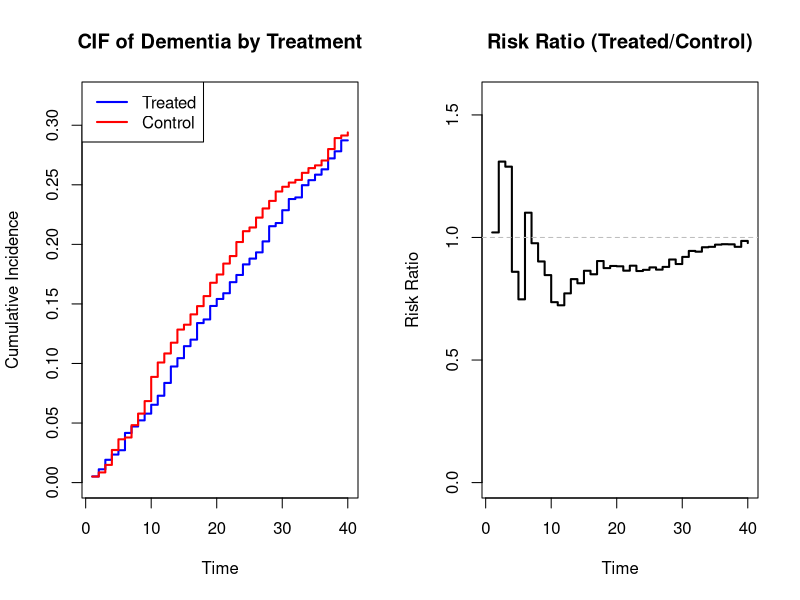
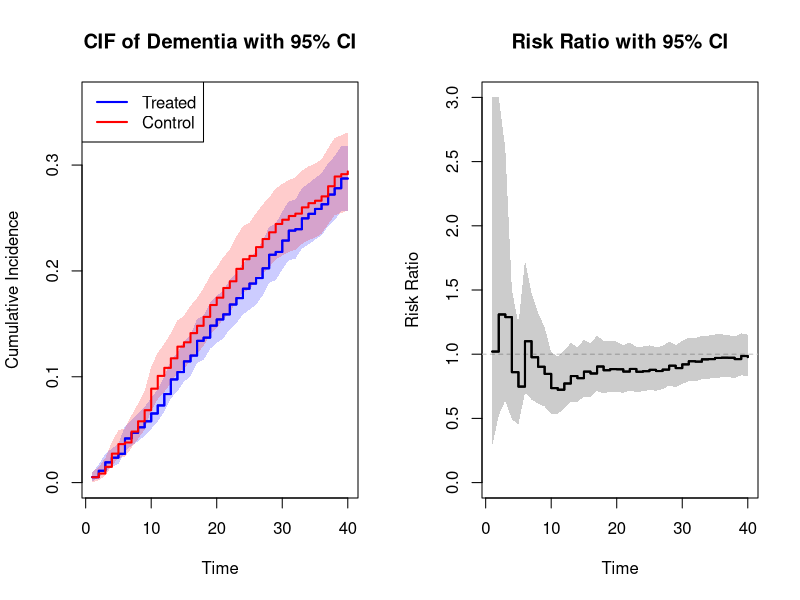

These figures' R source, in order:
## ---- chunk 1
#| label: setup
#| include: false
set.seed(42)
## ---- chunk 2
#| label: simulate-data
# Parameters
n <- 2000           # Sample size
t_interest <- 20    # Time point of interest for inference

# Step 1: Generate baseline covariates
age <- rnorm(n, mean = 65, sd = 10)
female <- rbinom(n, 1, 0.5)
comorbidity <- rpois(n, lambda = 2)

# Design matrix with intercept (n x q)
X <- cbind(1, age, female, comorbidity)
colnames(X) <- c("intercept", "age", "female", "comorbidity")
q <- ncol(X)  # Number of PS parameters
## ---- chunk 3
cat("Design matrix X dimensions:", dim(X), "\n")
cat("Number of PS parameters (q):", q, "\n")
## ---- chunk 4
#| label: simulate-treatment
# Step 2: Generate treatment assignment from propensity score model
# True model: logit P(A=1|X) = gamma_0 + gamma_1*age + gamma_2*female + gamma_3*comorbidity

gamma_true <- c(-1, 0.02, -0.3, 0.1)
names(gamma_true) <- colnames(X)

# True propensity scores
linear_pred_true <- X %*% gamma_true
ps_true <- plogis(linear_pred_true)

# Generate treatment assignment
A <- rbinom(n, 1, ps_true)
## ---- chunk 5
cat("True gamma:", gamma_true, "\n")
cat("Treatment prevalence:", mean(A), "\n")
cat("Propensity score range:", round(range(ps_true), 3), "\n")
## ---- chunk 6
#| label: simulate-outcomes
# Step 3: Generate competing risks outcomes
# Using Weibull distributions; treatment reduces dementia risk
# Generate competing risks outcomes

  # Baseline hazard parameters (Weibull distribution)

  # Dementia: treatment reduces risk
  shape_dementia <- 1.5
  scale_dementia_0 <- 50   # Control group baseline
  scale_dementia_1 <- 60   # Treatment group baseline
  
  # Death: treatment has smaller effect
  shape_death <- 1.2
  scale_death_0 <- 55
  scale_death_1 <- 58
  
  # Censor: independent of treatment
  shape_censor <- 1
  scale_censor <- 60

  end_of_study <- 40  # Administrative censoring 

  # Generate latent event times with covariate effects
  U_dementia <- runif(n)
  U_death <- runif(n)
  U_censor <- runif(n)
  
  # Weibull scale parameter adjusted by covariates and treatment
  # Scale = baseline_scale * exp(covariate_effects)
  # Higher scale = lower hazard = longer times
  
  # Dementia scale: affected by age (increases risk), female (protective), comorbidity (increases risk)
  scale_adj_dementia <- exp(-0.02 * (age - 65) + 0.15 * female - 0.05 * comorbidity)
  scale_dementia <- ifelse(A == 1,
                           scale_dementia_1 * scale_adj_dementia,
                           scale_dementia_0 * scale_adj_dementia)
  
  # Death scale: different covariate effects
  scale_adj_death <- exp(-0.03 * (age - 65) - 0.10 * female - 0.08 * comorbidity)
  scale_death <- ifelse(A == 1,
                        scale_death_1 * scale_adj_death,
                        scale_death_0 * scale_adj_death)
  
  # Weibull survival time: T = scale * (-log(U))^(1/shape)
  T_dementia <- scale_dementia * (-log(U_dementia))^(1/shape_dementia)
  T_death <- scale_death * (-log(U_death))^(1/shape_death)
  T_censor <- scale_censor * (-log(U_censor))^(1/shape_censor)


# Determine observed event (minimum of dementia and death times)
T_event <- pmin(T_dementia, T_death)
Delta_latent <- ifelse(T_dementia <= T_death, 1, 2)  # 1 = dementia, 2 = death

 
# Apply administrative censoring
T_obs <- pmin(T_event, T_censor, end_of_study)
Delta <- ifelse(T_event <= pmin(end_of_study, T_censor), Delta_latent, 0)  # 0 = censored

# Discretize time for easier computation
T_obs <- ceiling(T_obs)
T_obs[T_obs == 0] <- 1  # Minimum time is 1
max_time <- max(T_obs)

data.frame(age=round(age), female, comorbidity, A, T_obs, Delta)[1:10,]
## ---- chunk 7
# Summary
cat("\n=== Data Summary ===\n")
cat("Sample size:", n, "\n")
cat("Treated:", sum(A), "(", round(100*mean(A), 1), "%)\n")
cat("Dementia events:", sum(Delta == 1), "\n")
cat("Death events:", sum(Delta == 2), "\n")
cat("Censored:", sum(Delta == 0), "\n")
cat("Max observed time:", max_time, "\n")
## ---- chunk 8
#| label: fit-ps-model
# Fit logistic regression for propensity scores
ps_model <- glm(A ~ age + female + comorbidity, family = binomial)

# Extract estimates
gamma_hat <- coef(ps_model)
ps_hat <- fitted(ps_model)

# Compare estimated to true coefficients
comparison <- data.frame(
  Parameter = names(gamma_hat),
  True = gamma_true,
  Estimated = round(gamma_hat, 4)
)
print(comparison)
## ---- chunk 9
#| label: compute-weights
# IPW weights for each treatment arm
weights_1 <- A / ps_hat           # Weights for treated
weights_0 <- (1 - A) / (1 - ps_hat)  # Weights for control

## ---- chunk 10
#| label: compute-hazards
# Initialize storage for hazards
# NOTE: We compute h_dementia and h_star (overall), NOT h_death separately
h_dementia_1 <- h_star_1 <- numeric(max_time)
h_dementia_0 <- h_star_0 <- numeric(max_time)

# Compute hazards at each time point
for (t in 1:max_time) {
  # Indicators
  at_risk <- (T_obs >= t)                           # Still at risk at time t
  dementia_t <- (T_obs == t) & (Delta == 1)         # Dementia at time t
  any_event_t <- (T_obs == t) & (Delta %in% c(1,2)) # Any event (dementia OR death) at time t
  
  # Treated group (a = 1)
  denom_1 <- sum(weights_1 * at_risk)
  if (denom_1 > 0) {
    h_dementia_1[t] <- sum(weights_1 * at_risk * dementia_t) / denom_1
    h_star_1[t] <- sum(weights_1 * at_risk * any_event_t) / denom_1  # Overall hazard directly
  }
  
  # Control group (a = 0)
  denom_0 <- sum(weights_0 * at_risk)
  if (denom_0 > 0) {
    h_dementia_0[t] <- sum(weights_0 * at_risk * dementia_t) / denom_0
    h_star_0[t] <- sum(weights_0 * at_risk * any_event_t) / denom_0  # Overall hazard directly
  }
}
## ---- chunk 11
#Display hazards at selected time points
cat("Dementia hazards at selected times:\n")
times_show <- c(5, 10, 15, 20, 25)
hazard_table <- data.frame(
  Time = times_show,
  h_dementia_treated = round(h_dementia_1[times_show], 4),
  h_dementia_control = round(h_dementia_0[times_show], 4),
  h_star_treated = round(h_star_1[times_show], 4),
  h_star_control = round(h_star_0[times_show], 4)
)
print(hazard_table)
## ---- chunk 12
#| label: compute-cif
# Overall survival: S(t) = exp(-cumulative hazard)
# S[t] represents S(t-1) for indexing convenience
S_1 <- exp(-c(0, cumsum(h_star_1)[-max_time]))
S_0 <- exp(-c(0, cumsum(h_star_0)[-max_time]))

# CIF for dementia: F(t) = sum_{u=1}^t h(u) * S(u-1)
CIF_1 <- cumsum(h_dementia_1 * S_1)
CIF_0 <- cumsum(h_dementia_0 * S_0)

# Risk Ratio
RR <- CIF_1 / CIF_0
## ---- chunk 13
# Display results
cat("=== CIF Results at time", t_interest, "===\n")
cat("CIF (Treated):", round(CIF_1[t_interest], 4), "\n")
cat("CIF (Control):", round(CIF_0[t_interest], 4), "\n")
cat("Risk Ratio:   ", round(RR[t_interest], 4), "\n")
## ---- chunk 14
#| label: plot-cif-naive
#| fig-width: 10
#| fig-height: 5
# Plot CIF curves (without confidence bands for now)
par(mfrow = c(1, 2))

# CIF plot
plot(1:max_time, CIF_1, type = "s", col = "blue", lwd = 2,
     ylim = c(0, max(CIF_0, CIF_1) * 1.1),
     xlab = "Time", ylab = "Cumulative Incidence",
     main = "CIF of Dementia by Treatment")
lines(1:max_time, CIF_0, type = "s", col = "red", lwd = 2)
legend("topleft", c("Treated", "Control"), col = c("blue", "red"), lwd = 2)

# Risk Ratio plot
plot(1:max_time, RR, type = "s", col = "black", lwd = 2,
     ylim = c(0, max(RR[is.finite(RR)], na.rm = TRUE) * 1.2),
     xlab = "Time", ylab = "Risk Ratio",
     main = "Risk Ratio (Treated/Control)")
abline(h = 1, lty = 2, col = "gray")

par(mfrow = c(1, 1))
## ---- chunk 15
#| label: influence-components-description
cat("Components needed for influence function:\n\n")
cat("For Part A (direct influence):\n")
cat("  - U1_i: individual contribution to hazard estimating equation\n")
cat("  - D_beta: E[dU1/dbeta'] — derivative of U1 w.r.t. hazard\n\n")
cat("For Part B (PS correction):\n")
cat("  - G: E[dU1/dgamma'] — how U1 depends on PS parameters (through weights)\n")
cat("  - D_gamma: (E[dU2/dgamma'])^{-1} — from inverting the PS score derivative\n")
cat("  - U2_i: individual contribution to PS estimating equation\n")
## ---- chunk 16
#| label: compute-U2
# Score function U2: contribution from each observation
# U2_i = (A_i - p_hat_i) * X_i
# This is an n x q matrix

U2 <- (A - ps_hat) * X

cat("U2 dimensions:", dim(U2), "\n")
cat("(Each row is one observation's contribution to the score)\n\n")

# Verify: column sums should be approximately 0 (score equation solved)
cat("Column sums of U2 (should be ~0):\n")
print(round(colSums(U2), 10))
## ---- chunk 17
#| label: compute-D-gamma
# Compute D_gamma_inv = E[dU2/dgamma'] = -(1/n) * X' * W * X
# where W = diag(p_hat * (1 - p_hat))

W_ps <- ps_hat * (1 - ps_hat)  # n x 1 vector of weights

# D_gamma_inv is q x q
D_gamma_inv <- -t(X) %*% (W_ps * X) / n

cat("D_gamma_inv dimensions:", dim(D_gamma_inv), "\n")
cat("\nD_gamma_inv matrix:\n")
print(round(D_gamma_inv, 6))

# We'll need D_gamma (the inverse) later
D_gamma <- solve(D_gamma_inv)

cat("\nD_gamma (inverse) diagonal elements:", round(diag(D_gamma), 2), "\n")
## ---- chunk 18
#| label: compute-hazard-influence-improved
# Storage for influence functions: n x max_time matrices
psi_h_dementia_1 <- psi_h_star_1 <- matrix(0, n, max_time)
psi_h_dementia_0 <- psi_h_star_0 <- matrix(0, n, max_time)

# Loop over time points
for (t in 1:max_time) {
  # Indicators
  at_risk <- as.numeric(T_obs >= t)
  dementia_t <- as.numeric((T_obs == t) & (Delta == 1))
  any_event_t <- as.numeric((T_obs == t) & (Delta %in% c(1, 2)))  # Dementia OR death
  
  #===========================================================================
  # TREATED GROUP (a = 1)
  #===========================================================================
  
  #--- Part A: Direct influence ---
  # For dementia hazard
  U1_dementia_1 <- weights_1 * at_risk * (dementia_t - h_dementia_1[t])
  # For overall hazard (DIRECT computation)
  U1_star_1 <- weights_1 * at_risk * (any_event_t - h_star_1[t])
  
  # D_beta = -mean(w * at_risk) [same for both hazards]
  D_beta_1 <- -mean(weights_1 * at_risk)
  
  if (abs(D_beta_1) > 1e-10) {
    A_dementia_1 <- -U1_dementia_1 / D_beta_1
    A_star_1 <- -U1_star_1 / D_beta_1
  } else {
    A_dementia_1 <- A_star_1 <- rep(0, n)
  }
  
  #--- Part B: Correction for PS uncertainty ---
  # d(log w)/d(X*gamma) = -(1-p) for treated
  dlogw_dlp_1 <- -(1 - ps_hat)
  
  # G for dementia hazard
  G_dementia_1 <- colMeans(U1_dementia_1 * dlogw_dlp_1 * X)
  # G for overall hazard
  G_star_1 <- colMeans(U1_star_1 * dlogw_dlp_1 * X)
  
  # B_i = D_beta^{-1} * G * D_gamma * U2_i
  if (abs(D_beta_1) > 1e-10) {
    GD_dementia_1 <- G_dementia_1 %*% D_gamma  # 1 x q
    GD_star_1 <- G_star_1 %*% D_gamma
    B_dementia_1 <- as.vector((1 / (-D_beta_1)) * (U2 %*% t(GD_dementia_1)))
    B_star_1 <- as.vector((1 / (-D_beta_1)) * (U2 %*% t(GD_star_1)))
  } else {
    B_dementia_1 <- B_star_1 <- rep(0, n)
  }
  
  # psi*_i = A_i - B_i
  psi_h_dementia_1[, t] <- A_dementia_1 - B_dementia_1
  psi_h_star_1[, t] <- A_star_1 - B_star_1
  
  #===========================================================================
  # CONTROL GROUP (a = 0)
  #===========================================================================
  
  #--- Part A ---
  U1_dementia_0 <- weights_0 * at_risk * (dementia_t - h_dementia_0[t])
  U1_star_0 <- weights_0 * at_risk * (any_event_t - h_star_0[t])
  D_beta_0 <- -mean(weights_0 * at_risk)
  
  if (abs(D_beta_0) > 1e-10) {
    A_dementia_0 <- -U1_dementia_0 / D_beta_0
    A_star_0 <- -U1_star_0 / D_beta_0
  } else {
    A_dementia_0 <- A_star_0 <- rep(0, n)
  }
  
  #--- Part B ---
  # d(log w)/d(X*gamma) = p for control
  dlogw_dlp_0 <- ps_hat
  
  G_dementia_0 <- colMeans(U1_dementia_0 * dlogw_dlp_0 * X)
  G_star_0 <- colMeans(U1_star_0 * dlogw_dlp_0 * X)
  
  if (abs(D_beta_0) > 1e-10) {
    GD_dementia_0 <- G_dementia_0 %*% D_gamma
    GD_star_0 <- G_star_0 %*% D_gamma
    B_dementia_0 <- as.vector((1 / (-D_beta_0)) * (U2 %*% t(GD_dementia_0)))
    B_star_0 <- as.vector((1 / (-D_beta_0)) * (U2 %*% t(GD_star_0)))
  } else {
    B_dementia_0 <- B_star_0 <- rep(0, n)
  }
  
  psi_h_dementia_0[, t] <- A_dementia_0 - B_dementia_0
  psi_h_star_0[, t] <- A_star_0 - B_star_0
}
## ---- chunk 19
cat("Influence functions computed for hazards.\n")
cat("Dimensions of psi_h_dementia_1:", dim(psi_h_dementia_1), "\n")
cat("Dimensions of psi_h_star_1:", dim(psi_h_star_1), "\n")
cat("(Each row is one observation, each column is one time point)\n")
## ---- chunk 20
#| label: compute-cif-influence-improved
# Influence function for CIF at each time point
psi_CIF_1 <- psi_CIF_0 <- matrix(0, n, max_time)

for (t in 1:max_time) {
  psi_t_1 <- psi_t_0 <- rep(0, n)
  
  for (u in 1:t) {
    #--- Direct effect: dF/dh(u) = S(u-1) ---
    psi_t_1 <- psi_t_1 + S_1[u] * psi_h_dementia_1[, u]
    psi_t_0 <- psi_t_0 + S_0[u] * psi_h_dementia_0[, u]
    
    #--- Indirect effect through survival (for u < t) ---
    if (u < t) {
      # dF(t)/dh_star(u) = -sum_{v=u+1}^t h(v) * S(v-1)
      deriv_S_1 <- deriv_S_0 <- 0
      for (v in (u + 1):t) {
        deriv_S_1 <- deriv_S_1 - h_dementia_1[v] * S_1[v]
        deriv_S_0 <- deriv_S_0 - h_dementia_0[v] * S_0[v]
      }
      # SIMPLER: Just multiply by psi_h_star directly
      psi_t_1 <- psi_t_1 + deriv_S_1 * psi_h_star_1[, u]
      psi_t_0 <- psi_t_0 + deriv_S_0 * psi_h_star_0[, u]
    }
  }
  
  psi_CIF_1[, t] <- psi_t_1
  psi_CIF_0[, t] <- psi_t_0
}

cat("Dimensions of psi_CIF_1:", dim(psi_CIF_1), "\n")
## ---- chunk 21
#| label: variance-cif
# Extract influence functions at time of interest
psi_1_t <- psi_CIF_1[, t_interest]
psi_0_t <- psi_CIF_0[, t_interest]

# Variance of CIF
var_CIF_1 <- mean(psi_1_t^2) / n
var_CIF_0 <- mean(psi_0_t^2) / n

se_CIF_1 <- sqrt(var_CIF_1)
se_CIF_0 <- sqrt(var_CIF_0)
## ---- chunk 22
cat("=== Variance of CIF at time", t_interest, "===\n")
cat("CIF (Treated):", round(CIF_1[t_interest], 4), 
    " (SE:", round(se_CIF_1, 4), ")\n")
cat("CIF (Control):", round(CIF_0[t_interest], 4), 
    " (SE:", round(se_CIF_0, 4), ")\n")
## ---- chunk 23
#| label: variance-rr
F1_t <- CIF_1[t_interest]
F0_t <- CIF_0[t_interest]
RR_t <- F1_t / F0_t

# Influence function for RR
psi_RR <- (1 / F0_t) * psi_1_t - (RR_t / F0_t) * psi_0_t
var_RR <- mean(psi_RR^2) / n
se_RR <- sqrt(var_RR)

# Influence function for log(RR)
psi_logRR <- (1 / F1_t) * psi_1_t - (1 / F0_t) * psi_0_t
var_logRR <- mean(psi_logRR^2) / n
se_logRR <- sqrt(var_logRR)

# 95% CI for RR (using log transform for better coverage)
CI_lower <- RR_t * exp(-1.96 * se_logRR)
CI_upper <- RR_t * exp(1.96 * se_logRR)
## ---- chunk 24
cat("\n=== Risk Ratio at time", t_interest, "===\n")
cat("RR:        ", round(RR_t, 4), " (SE:", round(se_RR, 4), ")\n")
cat("log(RR):   ", round(log(RR_t), 4), " (SE:", round(se_logRR, 4), ")\n")
cat("95% CI:    (", round(CI_lower, 4), ",", round(CI_upper, 4), ")\n")
## ---- chunk 25
#| label: summary-table
# Create summary table
results_summary <- data.frame(
  Quantity = c("CIF (Treated)", "CIF (Control)", "Risk Ratio", "log(RR)"),
  Estimate = c(F1_t, F0_t, RR_t, log(RR_t)),
  SE = c(se_CIF_1, se_CIF_0, se_RR, se_logRR),
  CI_Lower = c(F1_t - 1.96*se_CIF_1, F0_t - 1.96*se_CIF_0, CI_lower, log(RR_t) - 1.96*se_logRR),
  CI_Upper = c(F1_t + 1.96*se_CIF_1, F0_t + 1.96*se_CIF_0, CI_upper, log(RR_t) + 1.96*se_logRR)
)
results_summary[, 2:5] <- round(results_summary[, 2:5], 4)

cat("=== Final Results at time", t_interest, "===\n\n")
print(results_summary, row.names = FALSE)
## ---- chunk 26
B <- 5000
RR_boot <- CIF_1_boot <- CIF_0_boot <- numeric(B)

cat("Running", B, "bootstrap replications...\n")

for (b in 1:B) {
  if (b %% 50 == 0) cat("  Bootstrap", b, "/", B, "\n")
  
  # Resample with replacement
  idx <- sample(1:n, n, replace = TRUE)
  
  A_b <- A[idx]
  X_b <- X[idx, ]
  T_obs_b <- T_obs[idx]
  Delta_b <- Delta[idx]
  
  # Re-fit PS model
  ps_fit_b <- glm(A_b ~ X_b[, -1], family = binomial)
  ps_hat_b <- fitted(ps_fit_b)
  
  # Weights
  w1_b <- A_b / ps_hat_b
  w0_b <- (1 - A_b) / (1 - ps_hat_b)
  
  # Compute hazards
  h_dem_1_b <- h_dem_0_b <- numeric(max_time)
  h_star_1_b <- h_star_0_b <- numeric(max_time)
  
  for (tt in 1:max_time) {
    at_risk_b <- (T_obs_b >= tt)
    dem_b <- (T_obs_b == tt) & (Delta_b == 1)
    any_event_b <- (T_obs_b == tt) & (Delta_b %in% c(1, 2))
    
    d1 <- sum(w1_b * at_risk_b)
    d0 <- sum(w0_b * at_risk_b)
    
    if (d1 > 0) {
      h_dem_1_b[tt] <- sum(w1_b * at_risk_b * dem_b) / d1
      h_star_1_b[tt] <- sum(w1_b * at_risk_b * any_event_b) / d1
    }
    if (d0 > 0) {
      h_dem_0_b[tt] <- sum(w0_b * at_risk_b * dem_b) / d0
      h_star_0_b[tt] <- sum(w0_b * at_risk_b * any_event_b) / d0
    }
  }
  
  # Compute CIF
  S_1_b <- exp(-c(0, cumsum(h_star_1_b)[-max_time]))
  S_0_b <- exp(-c(0, cumsum(h_star_0_b)[-max_time]))
  
  CIF_1_boot[b] <- sum(h_dem_1_b[1:t_interest] * S_1_b[1:t_interest])
  CIF_0_boot[b] <- sum(h_dem_0_b[1:t_interest] * S_0_b[1:t_interest])
  RR_boot[b] <- CIF_1_boot[b] / CIF_0_boot[b]
}

# Compare standard errors
comparison_se <- data.frame(
  Quantity = c("CIF (Treated)", "CIF (Control)", "Risk Ratio", "log(RR)"),
  SE_InfluenceFunction = round(c(se_CIF_1, se_CIF_0, se_RR, se_logRR), 4),
  SE_Bootstrap = round(c(sd(CIF_1_boot), sd(CIF_0_boot), sd(RR_boot), sd(log(RR_boot))), 4)
)

cat("\n=== Comparison of Standard Errors ===\n\n")
print(comparison_se, row.names = FALSE)
## ---- chunk 27
# Compute SE at each time point
se_CIF_1_all <- sqrt(colMeans(psi_CIF_1^2) / n)
se_CIF_0_all <- sqrt(colMeans(psi_CIF_0^2) / n)

# Plot
par(mfrow = c(1, 2))

#--- CIF with confidence bands ---
plot(1:max_time, CIF_1, type = "s", col = "blue", lwd = 2,
     ylim = c(0, max(CIF_0 + 1.96*se_CIF_0_all) * 1.1),
     xlab = "Time", ylab = "Cumulative Incidence",
     main = "CIF of Dementia with 95% CI")

# Confidence bands
polygon(c(1:max_time, max_time:1),
        c(CIF_1 + 1.96*se_CIF_1_all, rev(pmax(0, CIF_1 - 1.96*se_CIF_1_all))),
        col = rgb(0, 0, 1, 0.2), border = NA)
polygon(c(1:max_time, max_time:1),
        c(CIF_0 + 1.96*se_CIF_0_all, rev(pmax(0, CIF_0 - 1.96*se_CIF_0_all))),
        col = rgb(1, 0, 0, 0.2), border = NA)

lines(1:max_time, CIF_1, type = "s", col = "blue", lwd = 2)
lines(1:max_time, CIF_0, type = "s", col = "red", lwd = 2)
legend("topleft", c("Treated", "Control"), col = c("blue", "red"), lwd = 2)

#--- Risk Ratio with confidence bands ---
RR_all <- CIF_1 / CIF_0
se_logRR_all <- sqrt(colMeans(psi_CIF_1^2) / (n * CIF_1^2) + 
                      colMeans(psi_CIF_0^2) / (n * CIF_0^2))
CI_lower_all <- RR_all * exp(-1.96 * se_logRR_all)
CI_upper_all <- RR_all * exp(1.96 * se_logRR_all)

plot(1:max_time, RR_all, type = "s", col = "black", lwd = 2,
     ylim = c(0, min(max(CI_upper_all[is.finite(CI_upper_all)], na.rm = TRUE), 3)),
     xlab = "Time", ylab = "Risk Ratio",
     main = "Risk Ratio with 95% CI")
abline(h = 1, lty = 2, col = "gray")

# Confidence band
polygon(c(1:max_time, max_time:1),
        c(pmin(CI_upper_all, 3), rev(pmax(0, CI_lower_all))),
        col = rgb(0, 0, 0, 0.2), border = NA)
lines(1:max_time, RR_all, type = "s", col = "black", lwd = 2)

par(mfrow = c(1, 1))
